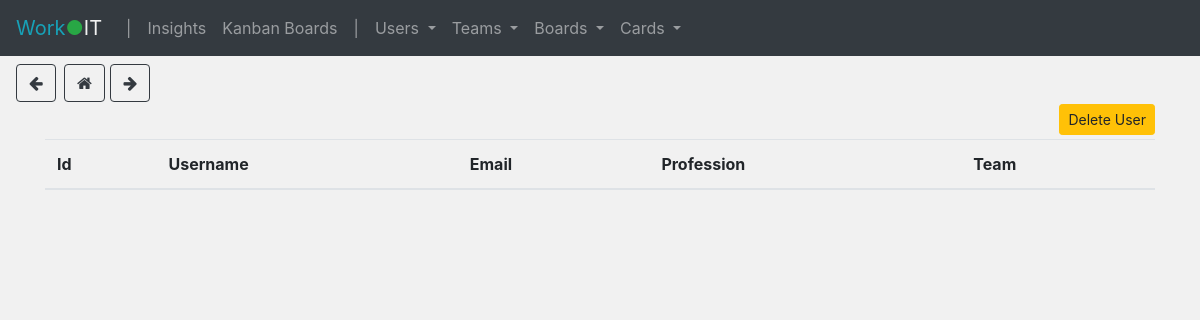
The app's page /user_list, older data.
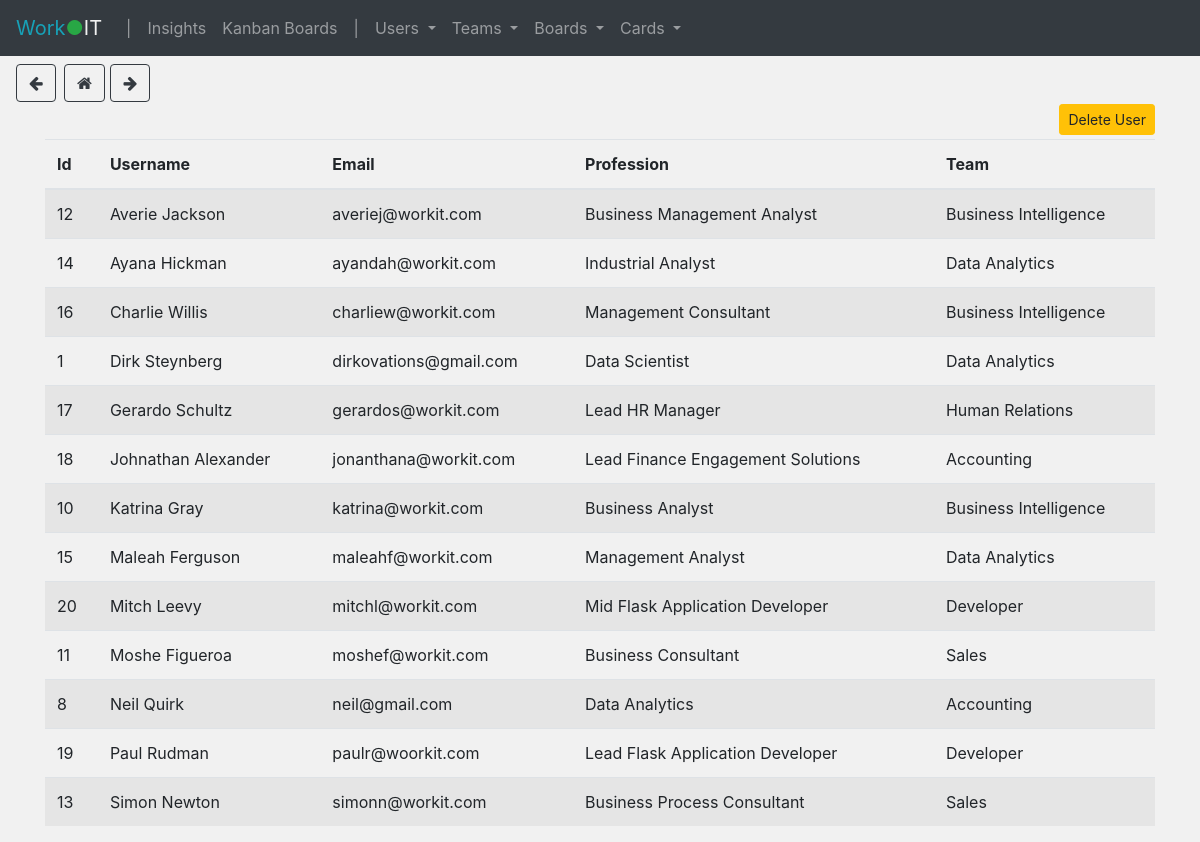
The same page, newer data.
### tables this page shows
CREATE TABLE user(id INTEGER PRIMARY KEY AUTOINCREMENT,name TEXT,email TEXT,title TEXT,card TEXT,team TEXT,profile BLOB);

### app.py (the view)
@app.route('/user_list')
def user_list():
    users, teams = get_users(), get_teams()
    return render_template('user_list.html', users=users, teams=teams)

### scripts.py (called while the page is built)
def get_teams():
    con_teams = sqlite3.connect("database.db")
    con_teams.row_factory = sqlite3.Row
    cur = con_teams.cursor()
    cur.execute("SELECT * FROM team ORDER BY name")
    teams = cur.fetchall()
    con_teams.close()
    return teams

def get_users():
    con_users = sqlite3.connect("database.db")
    con_users.row_factory = sqlite3.Row
    cur = con_users.cursor()
    cur.execute("SELECT * FROM user ORDER BY name")
    users = cur.fetchall()
    con_users.close()
    return users

### templates/user_list.html (shortened to what this page needs)
{% extends "base.html" %}
{% block head %}
    {{ super() }}
{% endblock %}
{% block content %}
    <div class="text-right mt-5 mb-1">
        <button type="button" class="btn btn-warning btn-sm" data-toggle="modal" data-target="#delete-user">
            Delete User
        </button>
    </div>
    <table class="table table-striped" id="name-list">
        <thead>
        <tr>
            <th>Id</th>
            <th>Username</th>
            <th>Email</th>
            <th>Profession</th>
            <th>Team</th>
        </tr>
        </thead>
        <tbody>
        {% for user in users %}
            <tr>
                <td>{{ user['id'] }}</td>
                <td>{{ user['name'] }}</td>
                <td>{{ user['email'] }}</td>
                <td>{{ user['title'] }}</td>
                <td>{{ user['team'] }}</td>
            </tr>
        {% endfor %}
        </tbody>
    </table>
{% endblock %}

Row changes from the older to the newer data that the page shows:
added user: id "12", name "Averie Jackson", email "averiej@workit.com", title "Business Management Analyst", team "Business Intelligence"
added user: id "14", name "Ayana Hickman", email "ayandah@workit.com", title "Industrial Analyst", team "Data Analytics"
added user: id "16", name "Charlie Willis", email "charliew@workit.com", title "Management Consultant", team "Business Intelligence"
added user: id "1", name "Dirk Steynberg", email "dirkovations@gmail.com", title "Data Scientist", team "Data Analytics"
added user: id "17", name "Gerardo Schultz", email "gerardos@workit.com", title "Lead HR Manager", team "Human Relations"
added user: id "18", name "Johnathan Alexander", email "jonanthana@workit.com", title "Lead Finance Engagement Solutions", team "Accounting"
added user: id "10", name "Katrina Gray", email "katrina@workit.com", title "Business Analyst", team "Business Intelligence"
added user: id "15", name "Maleah Ferguson", email "maleahf@workit.com", title "Management Analyst", team "Data Analytics"
added user: id "20", name "Mitch Leevy", email "mitchl@workit.com", title "Mid Flask Application Developer", team "Developer"
added user: id "11", name "Moshe Figueroa", email "moshef@workit.com", title "Business Consultant", team "Sales"
added user: id "8", name "Neil Quirk", email "neil@gmail.com", title "Data Analytics", team "Accounting"
added user: id "19", name "Paul Rudman", email "paulr@woorkit.com", title "Lead Flask Application Developer", team "Developer"
added user: id "13", name "Simon Newton", email "simonn@workit.com", title "Business Process Consultant", team "Sales"
